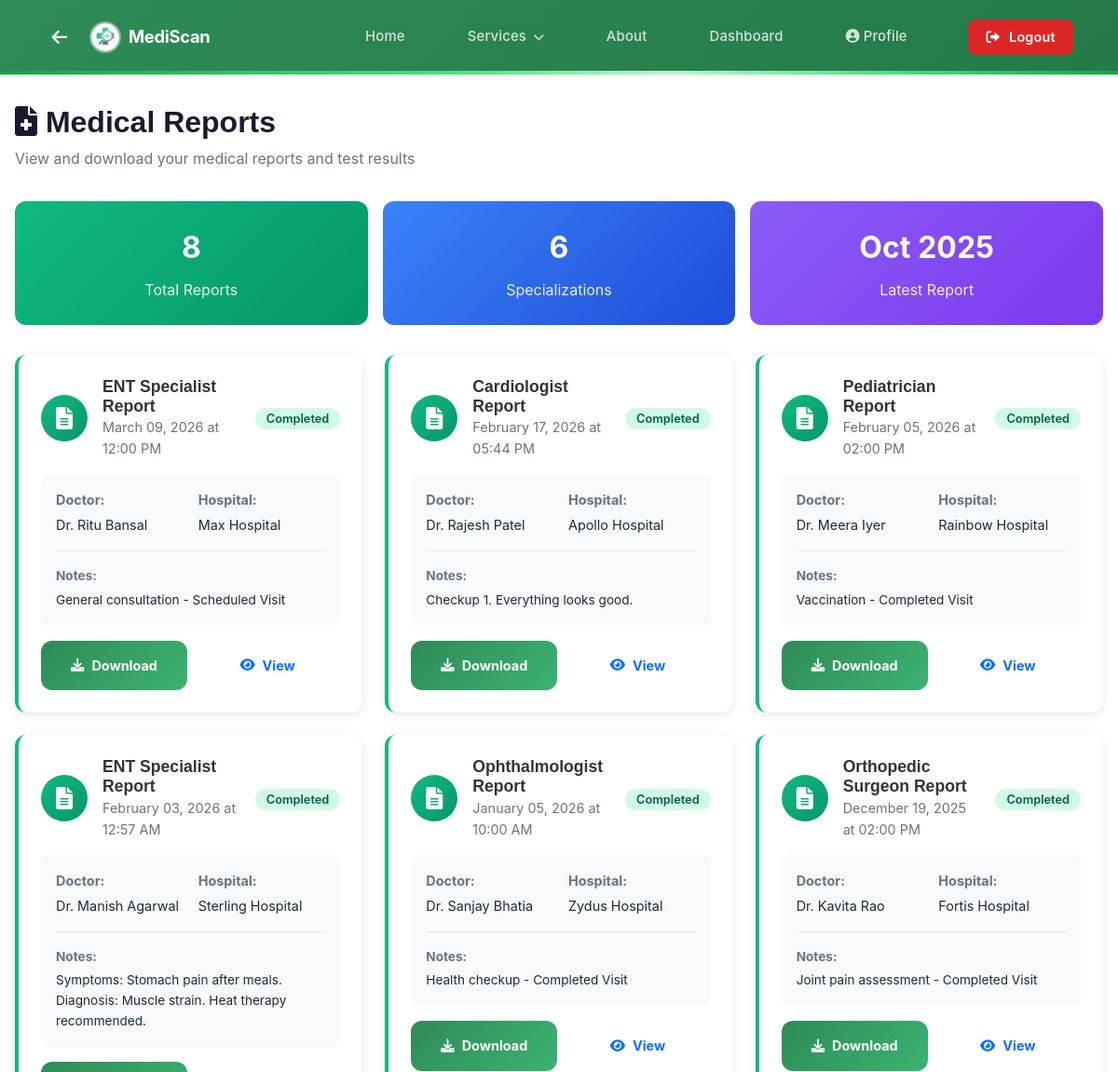
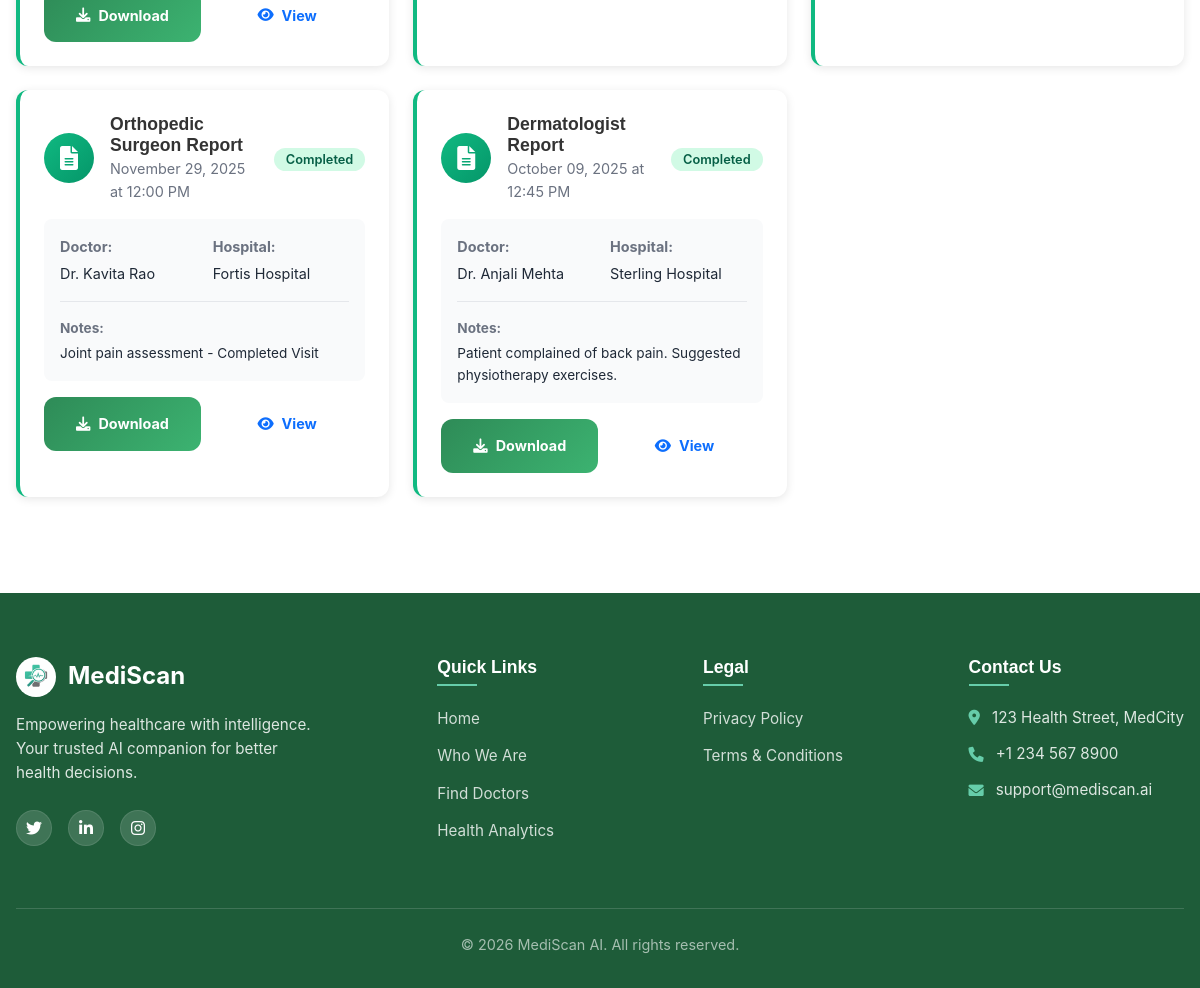
The app's page /reports (signed in) with its own data (2 pictures, top to bottom).
### app.py (models this page shows, shortened)
class Appointment(db.Model):
    id = db.Column(db.Integer, primary_key=True)
    patient_id = db.Column(db.Integer, db.ForeignKey('user.id'), nullable=False)
    doctor_id = db.Column(db.Integer, db.ForeignKey('doctor_profile.id'), nullable=False)
    date_time = db.Column(db.DateTime, nullable=False)
    consultation_type = db.Column(db.String(20), default='video')  # video, clinic, home
    time_slot = db.Column(db.String(20))  # e.g., "10:00 AM"
    status = db.Column(db.String(20), default='Scheduled')  # Scheduled, Completed, Cancelled
    payment_status = db.Column(db.String(20), default='Pending')  # Pending, Paid, Failed
    payment_method = db.Column(db.String(20))  # UPI, Card, NetBanking, Wallet
    transaction_id = db.Column(db.String(100))
    notes = db.Column(db.Text)
    consultation_fee = db.Column(db.Float, default=500.0)
    doctor_profile = db.relationship('DoctorProfile', backref='appointments', foreign_keys=[doctor_id])
    patient = db.relationship('User', backref='appointments', foreign_keys=[patient_id])
    video_prescription = db.relationship('VideoPrescription', backref='appointment', uselist=False, cascade="all, delete-orphan")

class DoctorProfile(db.Model):
    id = db.Column(db.Integer, primary_key=True)
    user_id = db.Column(db.Integer, db.ForeignKey('user.id'), nullable=False)
    specialization = db.Column(db.String(100), nullable=False)
    hospital = db.Column(db.String(100), nullable=False)
    experience = db.Column(db.Integer)
    image_url = db.Column(db.String(200))
    is_available = db.Column(db.Boolean, default=True)

class User(UserMixin, db.Model):
    id = db.Column(db.Integer, primary_key=True)
    username = db.Column(db.String(80), unique=True, nullable=False)
    email = db.Column(db.String(120), unique=True, nullable=False)
    phone = db.Column(db.String(20), unique=True)
    password_hash = db.Column(db.String(128))
    otp_code = db.Column(db.String(6))
    otp_expiry = db.Column(db.DateTime)
    role = db.Column(db.String(20), nullable=False, default='patient') # patient, doctor, admin
    created_date = db.Column(db.DateTime, default=datetime.utcnow)
    profile_image = db.Column(db.String(200))
    date_of_birth = db.Column(db.Date)
    gender = db.Column(db.String(10))
    blood_group = db.Column(db.String(5))
    is_online = db.Column(db.Boolean, default=True)
    last_seen = db.Column(db.DateTime, default=datetime.utcnow)
    patient_profile = db.relationship('PatientProfile', backref='user', uselist=False, cascade="all, delete-orphan")
    doctor_profile = db.relationship('DoctorProfile', backref='user', uselist=False, cascade="all, delete-orphan")
    health_metrics = db.relationship('HealthMetric', backref='user', cascade="all, delete-orphan")
    wallet_balance = db.Column(db.Float, default=0.0)
    rewards = db.relationship('UserReward', backref='user', lazy=True, cascade="all, delete-orphan")
    subscriptions = db.relationship('UserSubscription', backref='user', lazy=True, cascade="all, delete-orphan")

### app.py (the view)
@app.route('/reports')
@login_required
def reports():
    completed_appointments = Appointment.query.filter_by(patient_id=current_user.id, status='Completed').order_by(Appointment.date_time.desc()).all()
    return render_template('reports.html', appointments=completed_appointments)

### app.py (called while the page is built)
@login_manager.user_loader
def load_user(user_id):
    return User.query.get(int(user_id))

### templates/reports.html (shortened to what this page needs)
{% extends "base.html" %}
{% block content %}
<div class="container" style="padding: 2rem 1rem;">
    <div style="margin-bottom: 2rem;">
        <h2 style="font-size: 2rem; font-weight: 700; color: #1a1a2e; margin-bottom: 0.5rem;">
            <i class="fas fa-file-medical"></i> Medical Reports
        </h2>
        <p style="color: #6b7280;">View and download your medical reports and test results</p>
    </div>
    {% if appointments %}
    <div style="display: grid; grid-template-columns: repeat(auto-fit, minmax(200px, 1fr)); gap: 1rem; margin-bottom: 2rem;">
        <div style="background: linear-gradient(135deg, #10b981, #059669); color: white; border-radius: 12px; padding: 1.5rem; text-align: center;">
            <div style="font-size: 2rem; font-weight: 700; margin-bottom: 0.5rem;">{{ appointments|length }}</div>
            <div style="opacity: 0.9;">Total Reports</div>
        </div>
        <div style="background: linear-gradient(135deg, #3b82f6, #1d4ed8); color: white; border-radius: 12px; padding: 1.5rem; text-align: center;">
            <div style="font-size: 2rem; font-weight: 700; margin-bottom: 0.5rem;">{{ appointments|selectattr('doctor_profile.specialization')|map(attribute='doctor_profile.specialization')|unique|list|length }}</div>
            <div style="opacity: 0.9;">Specializations</div>
        </div>
        <div style="background: linear-gradient(135deg, #8b5cf6, #7c3aed); color: white; border-radius: 12px; padding: 1.5rem; text-align: center;">
            <div style="font-size: 2rem; font-weight: 700; margin-bottom: 0.5rem;">{{ appointments[-1].date_time.strftime('%b %Y') if appointments else 'N/A' }}</div>
            <div style="opacity: 0.9;">Latest Report</div>
        </div>
    </div>
    {% endif %}
    <div style="display: grid; grid-template-columns: repeat(auto-fill, minmax(350px, 1fr)); gap: 1.5rem;">
        {% if appointments %}
        {% for appt in appointments %}
        <div style="background: white; border-radius: 12px; padding: 1.5rem; box-shadow: 0 2px 10px rgba(0,0,0,0.1); transition: all 0.3s ease; border-left: 4px solid #10b981;">
            <div style="display: flex; align-items: center; gap: 1rem; margin-bottom: 1rem;">
                <div style="width: 50px; height: 50px; background: linear-gradient(135deg, #10b981, #059669); border-radius: 50%; display: flex; align-items: center; justify-content: center; color: white; font-size: 1.5rem;">
                    <i class="fas fa-file-alt"></i>
                </div>
                <div style="flex: 1;">
                    <h3 style="margin: 0; font-size: 1.1rem; font-weight: 600;">{{ appt.doctor_profile.specialization if appt.doctor_profile else 'General' }} Report</h3>
                    <p style="margin: 0; color: #6b7280; font-size: 0.9rem;">{{ appt.date_time.strftime('%B %d, %Y at %I:%M %p') }}</p>
                </div>
                <div style="text-align: right;">
                    <span style="background: #d1fae5; color: #065f46; padding: 0.25rem 0.75rem; border-radius: 12px; font-size: 0.8rem; font-weight: 600;">
                        {{ appt.status }}
                    </span>
                </div>
            </div>
            <div style="padding: 1rem; background: #f9fafb; border-radius: 8px; margin-bottom: 1rem;">
                <div style="display: grid; grid-template-columns: 1fr 1fr; gap: 1rem; font-size: 0.9rem;">
                    <div>
                        <p style="margin: 0; color: #6b7280;"><strong>Doctor:</strong></p>
                        <p style="margin: 0.25rem 0 0 0; color: #1f2937;">{{ appt.doctor_profile.user.username if appt.doctor_profile else 'Dr. Unknown' }}</p>
                    </div>
                    <div>
                        <p style="margin: 0; color: #6b7280;"><strong>Hospital:</strong></p>
                        <p style="margin: 0.25rem 0 0 0; color: #1f2937;">{{ appt.doctor_profile.hospital if appt.doctor_profile else 'MediScan Clinic' }}</p>
                    </div>
                </div>
                {% if appt.notes %}
                <div style="margin-top: 1rem; padding-top: 1rem; border-top: 1px solid #e5e7eb;">
                    <p style="margin: 0; color: #6b7280; font-size: 0.85rem;"><strong>Notes:</strong></p>
                    <p style="margin: 0.25rem 0 0 0; color: #1f2937; font-size: 0.85rem;">{{ appt.notes[:100] }}{% if appt.notes|length > 100 %}...{% endif %}</p>
                </div>
                {% endif %}
            </div>
            <div style="display: flex; gap: 0.5rem;">
                <a href="{{ url_for('download_report', appointment_id=appt.id) }}" class="btn btn-primary" style="flex: 1; font-size: 0.9rem; text-decoration: none; display: flex; align-items: center; justify-content: center; transition: all 0.3s ease;">
                    <i class="fas fa-download"></i> Download
                </a>
                <a href="{{ url_for('view_report', appointment_id=appt.id) }}" class="btn btn-outline-primary" style="flex: 1; font-size: 0.9rem; text-decoration: none; display: flex; align-items: center; justify-content: center; transition: all 0.3s ease;">
                    <i class="fas fa-eye"></i> View
                </a>
            </div>
        </div>
        {% endfor %}
        {% endif %}
    </div>
</div>
{% endblock %}

### static/css/style.css (style rules this page uses)
:root { --primary-color: #2E8B57; --secondary-color: #3CB371; --accent-color: #66CDAA; --background-color: #ffffff; --card-bg: #ffffff; --text-primary: #333333; --text-secondary: #666666; --success: #10b981; --warning: #f59e0b; --danger: #ef4444; --font-heading: 'Outfit', sans-serif; --font-body: 'Inter', sans-serif; --shadow-sm: 0 1px 3px rgba(0, 0, 0, 0.1); --shadow-md: 0 4px 6px -1px rgba(0, 0, 0, 0.1), 0 2px 4px -2px rgba(0, 0, 0, 0.1); --shadow-lg: 0 10px 15px -3px rgba(0, 0, 0, 0.1), 0 4px 6px -4px rgba(0, 0, 0, 0.1); --radius: 1rem; }
* { margin: 0; padding: 0; box-sizing: border-box; }
body { font-family: var(--font-body); background-color: #ffffff !important; color: var(--text-primary); line-height: 1.6; padding-top: 80px; padding-top: 80px; }
html { background-color: #ffffff !important; }
h1, h2, h3, h4, h5, h6 { font-family: var(--font-heading); font-weight: 700; color: var(--text-primary); }
.btn { display: inline-flex; align-items: center; justify-content: center; padding: 0.75rem 1.5rem; border-radius: 0.5rem; font-weight: 600; text-decoration: none; transition: all 0.2s; border: none; cursor: pointer; font-size: 1rem; gap: 0.5rem; }
.btn-primary { background: var(--primary-color); color: white; }
.container { max-width: 1200px; margin: 0 auto; padding: 2rem; }

### static/css/booking.css (style rules this page uses)
.btn { padding: 1rem 2rem; border: none; border-radius: 12px; font-weight: 700; font-size: 1rem; cursor: pointer; transition: all 0.3s ease; display: flex; align-items: center; gap: 0.5rem; }
.btn-primary { background: linear-gradient(135deg, #2E8B57, #3CB371); color: white; }

### templates/base.html (style rules this page uses)
body { font-family: 'Inter', 'Outfit', -apple-system, BlinkMacSystemFont, "Segoe UI", Roboto, Helvetica, Arial, sans-serif, "Apple Color Emoji", "Segoe UI Emoji", "Segoe UI Symbol"; }

### records on screen
Appointment: date_time "Oct 2025", doctor_profile "Dermatologist", date_time "October 09, 2025 at 12:45 PM", status "Completed", doctor_profile.user "Dr. Anjali Mehta", doctor_profile "Sterling Hospital", notes "Patient complained of back pain. Suggested physiotherapy exercises."
Appointment: doctor_profile "ENT Specialist", date_time "March 09, 2026 at 12:00 PM", status "Completed", doctor_profile.user "Dr. Ritu Bansal", doctor_profile "Max Hospital", notes "General consultation - Scheduled Visit"
Appointment: doctor_profile "Cardiologist", date_time "February 17, 2026 at 05:44 PM", status "Completed", doctor_profile.user "Dr. Rajesh Patel", doctor_profile "Apollo Hospital", notes "Checkup 1. Everything looks good."
Appointment: doctor_profile "Pediatrician", date_time "February 05, 2026 at 02:00 PM", status "Completed", doctor_profile.user "Dr. Meera Iyer", doctor_profile "Rainbow Hospital", notes "Vaccination - Completed Visit"
Appointment: doctor_profile "ENT Specialist", date_time "February 03, 2026 at 12:57 AM", status "Completed", doctor_profile.user "Dr. Manish Agarwal", doctor_profile "Sterling Hospital", notes "Symptoms: Stomach pain after meals. Diagnosis: Muscle strain. Heat therapy recommended."
Appointment: doctor_profile "Ophthalmologist", date_time "January 05, 2026 at 10:00 AM", status "Completed", doctor_profile.user "Dr. Sanjay Bhatia", doctor_profile "Zydus Hospital", notes "Health checkup - Completed Visit"
Appointment: doctor_profile "Orthopedic Surgeon", date_time "December 19, 2025 at 02:00 PM", status "Completed", doctor_profile.user "Dr. Kavita Rao", doctor_profile "Fortis Hospital", notes "Joint pain assessment - Completed Visit"
Appointment: doctor_profile "Orthopedic Surgeon", date_time "November 29, 2025 at 12:00 PM", status "Completed", doctor_profile.user "Dr. Kavita Rao", doctor_profile "Fortis Hospital", notes "Joint pain assessment - Completed Visit"

### other values on screen
{{ appointments|length }} "8"
